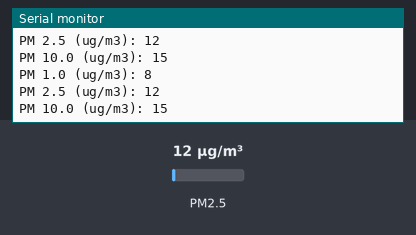
A sketch run on a simulated Arduino Mega 2560, built with avr-gcc and run on an emulated ATmega2560. Shown: the last lines printed to the serial monitor. The test bench sets the inputs (shaded band); at power-on: PM2.5 12 µg/m³.

Above: at 2.8 s.
2.9 s: PM2.5 set to 6 µg/m³
At 3.8 s:
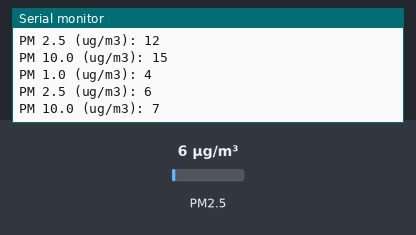
4.4 s: PM2.5 set to 75 µg/m³
At 5.9 s:
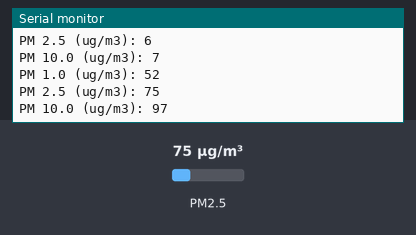
Timing chart, 0 to 7.4 s (numbered marks = the images above; inputs shaded):
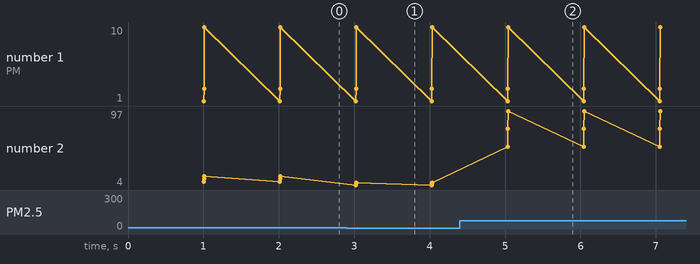

The sketch:

9.1-PSM7003-Read.ino
```cpp
#include <PMS.h> // นำเข้าไลบรารี่ PMS Library

#define PMS7003_TX_PIN (26) // กำหนดแทนที่ PMS7003_TX_PIN ด้วย 26

PMS pms(Serial1); // สร้างออปเจค pms จากคลาส PMS

void setup() {
  Serial.begin(115200); // เริ่มต้นใช้งาน Serial ที่ความเร็ว 115200
  Serial1.begin(9600, SERIAL_8N1, PMS7003_TX_PIN); // เริ่มต้นใช้งาน Serial1 ที่ความเร็ว 9600
}

void loop() {
  PMS::DATA data; // ประกาศตัวแปรชื่อ data ใช้เก็บค่าฝุ่นที่เซ็นเซอร์วัดได้
  if (pms.read(data)) { // ถ้าอ่านค่าจากเซ็นเซอร์วัดฝุ่นสำเร็จ
    Serial.print("PM 1.0 (ug/m3): "); // ส่งข้อความไปที่ Serial Monitor
    Serial.println(data.PM_AE_UG_1_0); // ส่งค่าในตัวแปร data.PM_AE_UG_1_0 พร้อมขึ้นบรรทัดใหม่
    Serial.print("PM 2.5 (ug/m3): "); // ส่งข้อความไปที่ Serial Monitor
    Serial.println(data.PM_AE_UG_2_5); // ส่งค่าในตัวแปร data.PM_AE_UG_2_5 พร้อมขึ้นบรรทัดใหม่
    Serial.print("PM 10.0 (ug/m3): "); // ส่งข้อความไปที่ Serial Monitor
    Serial.println(data.PM_AE_UG_10_0); // ส่งค่าในตัวแปร data.PM_AE_UG_10_0 พร้อมขึ้นบรรทัดใหม่
    Serial.println(); // ส่งตัวขึ้นบรรทัดใหม่ไปที่ Serial Monitor
  }
  delay(10); // หน่วงเวลา 0.01 วินาที
}
```

Measured:
- after the input at 2.9 s, the serial monitor: prints a new line after 0.12 s (image 1)
- after the input at 4.4 s, the serial monitor: prints a new line after 0.64 s (image 2)
- plotted number 2: 15 → 7 after the input at 2.9 s, 7 → 97 after the input at 4.4 s
